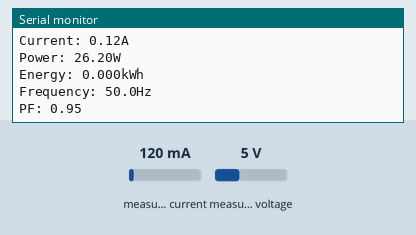
Bench run of a sketch on a simulated Arduino Uno, built with avr-gcc and run on an emulated ATmega328P. On the bench: the last lines printed to the serial monitor. The inputs (shaded band) are chosen by the test bench; at power-on: measured current 120 mA, measured voltage 5 V.

Above: at 1.2 s.
1.3 s: measured current set to 40 mA
At 2.14 s:
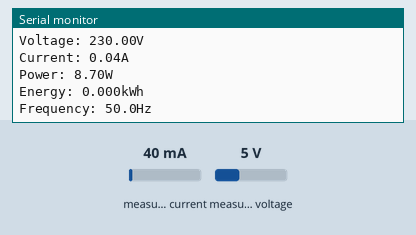
3.5 s: measured voltage set to 0.3 V
At 4.2 s:
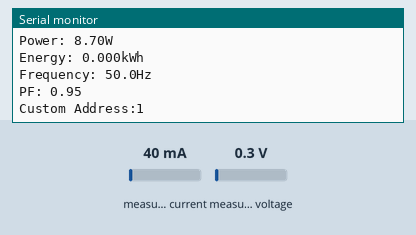
5.0 s: measured current set to 500 mA
At 8.34 s:
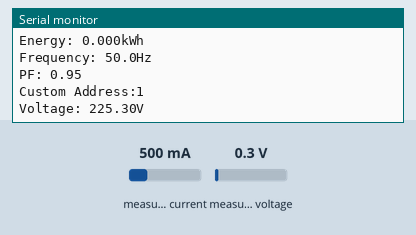
Timing chart, 0 to 9.8 s (numbered marks = the images above; inputs shaded):
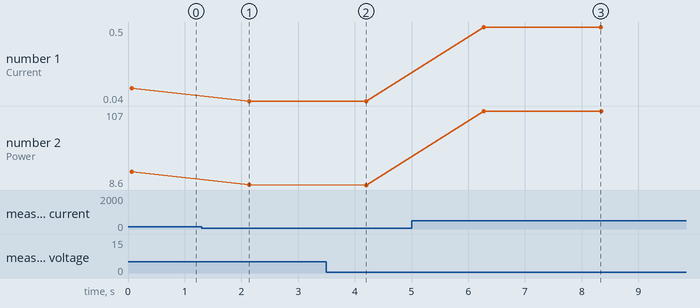

Measured:
- after the input at 1.3 s, the serial monitor: prints a new line after 0.84 s (image 1)
- after the input at 5.0 s, the serial monitor: prints a new line after 1.3 s (image 3)
- plotted number 1: 0.12 → 0.04 after the input at 1.3 s, 0.04 → 0.5 after the input at 5.0 s
- plotted number 2: 26.2 → 8.7 after the input at 1.3 s, 8.7 → 8.6 after the input at 3.5 s, 8.6 → 107 after the input at 5.0 s

The sketch:

pzemSoftwareSerial.ino
```cpp
#include <PZEM004Tv30.h>
#include <SoftwareSerial.h>

/* Use software serial for the PZEM
 * Pin  Rx (Connects to the Tx pin on the PZEM)
 * Pin  Tx (Connects to the Rx pin on the PZEM)
 * This example uses two software serial instance and two PZEM-004 modules
*/


SoftwareSerial pzemSWSerial(4, 5); //rx tx 4 5
PZEM004Tv30 pzem(pzemSWSerial);

SoftwareSerial pzemSWSerial2(12, 14); //rx tx 12 14
PZEM004Tv30 pzem2(pzemSWSerial2);

void setup() {
    /* Debugging serial */
    Serial.begin(115200);
}

void loop() {

    Serial.print("Custom Address:");
    Serial.println(pzem.readAddress(), HEX);

    // Read the data from the sensor
    float voltage = pzem.voltage();
    float current = pzem.current();
    float power = pzem.power();
    float energy = pzem.energy();
    float frequency = pzem.frequency();
    float pf = pzem.pf();

    // Check if the data is valid
    if(isnan(voltage)){
        Serial.println("Error reading voltage");
    } else if (isnan(current)) {
        Serial.println("Error reading current");
    } else if (isnan(power)) {
        Serial.println("Error reading power");
    } else if (isnan(energy)) {
        Serial.println("Error reading energy");
    } else if (isnan(frequency)) {
        Serial.println("Error reading frequency");
    } else if (isnan(pf)) {
        Serial.println("Error reading power factor");
    } else {

        // Print the values to the Serial console
        Serial.print("Voltage: ");      Serial.print(voltage);      Serial.println("V");
        Serial.print("Current: ");      Serial.print(current);      Serial.println("A");
        Serial.print("Power: ");        Serial.print(power);        Serial.println("W");
        Serial.print("Energy: ");       Serial.print(energy,3);     Serial.println("kWh");
        Serial.print("Frequency: ");    Serial.print(frequency, 1); Serial.println("Hz");
        Serial.print("PF: ");           Serial.println(pf);
    }

    Serial.println();
    delay(2000);
    Serial.println("-------------------------");

    Serial.print("Custom Address:");
    Serial.println(pzem2.readAddress(), HEX);

    // Read the data from the sensor
    float voltage2 = pzem2.voltage();
    float current2 = pzem2.current();
    float power2 = pzem2.power();
    float energy2 = pzem2.energy();
    float frequency2 = pzem2.frequency();
    float pf2 = pzem2.pf();

    // Check if the data is valid
    if(isnan(voltage)){
        Serial.println("Error reading voltage");
    } else if (isnan(current)) {
        Serial.println("Error reading current");
    } else if (isnan(power)) {
        Serial.println("Error reading power");
    } else if (isnan(energy)) {
        Serial.println("Error reading energy");
    } else if (isnan(frequency)) {
        Serial.println("Error reading frequency");
    } else if (isnan(pf)) {
        Serial.println("Error reading power factor");
    } else {

        // Print the values to the Serial console
        Serial.print("Voltage: ");      Serial.print(voltage2);      Serial.println("V");
        Serial.print("Current: ");      Serial.print(current2);      Serial.println("A");
        Serial.print("Power: ");        Serial.print(power2);        Serial.println("W");
        Serial.print("Energy: ");       Serial.print(energy2,3);     Serial.println("kWh");
        Serial.print("Frequency: ");    Serial.print(frequency2, 1); Serial.println("Hz");
        Serial.print("PF: ");           Serial.println(pf2);
    }

    Serial.println();
    delay(2000);
}
```
